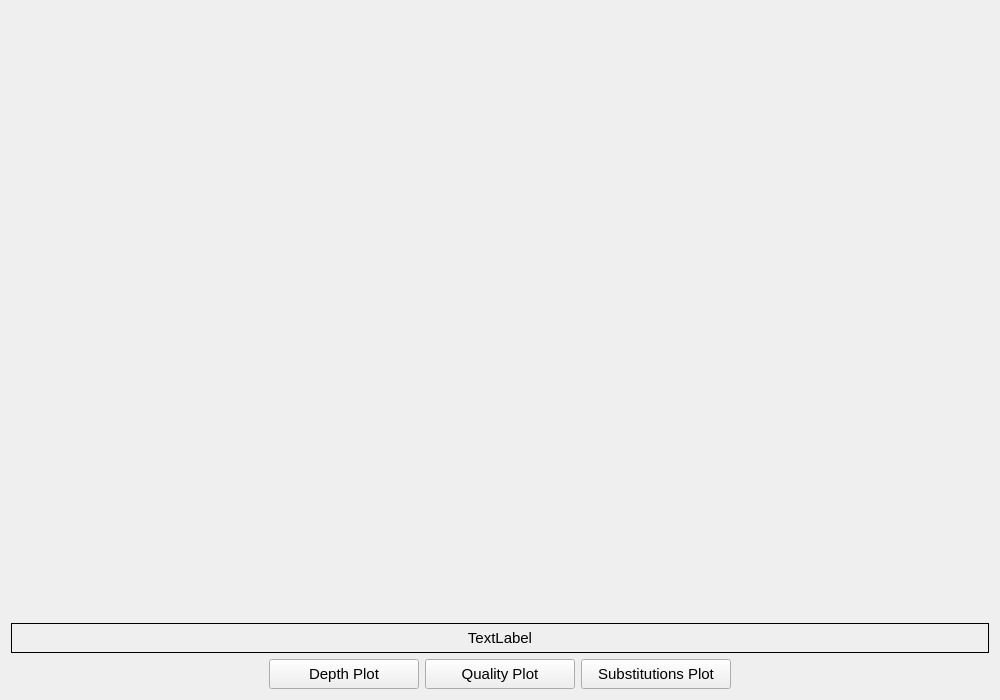
<?xml version="1.0" encoding="UTF-8"?>
<ui version="4.0">
 <class>StatsWindow</class>
 <widget class="QWidget" name="StatsWindow">
  <property name="geometry">
   <rect>
    <x>0</x>
    <y>0</y>
    <width>1000</width>
    <height>700</height>
   </rect>
  </property>
  <property name="sizePolicy">
   <sizepolicy hsizetype="Minimum" vsizetype="Minimum">
    <horstretch>0</horstretch>
    <verstretch>0</verstretch>
   </sizepolicy>
  </property>
  <property name="minimumSize">
   <size>
    <width>1000</width>
    <height>700</height>
   </size>
  </property>
  <property name="windowTitle">
   <string>Statistics Viewer</string>
  </property>
  <layout class="QGridLayout" name="gridLayout">
   <item row="1" column="0">
    <layout class="QVBoxLayout" name="verticalLayout">
     <item>
      <spacer name="tmpVerticalSpacer">
       <property name="orientation">
        <enum>Qt::Vertical</enum>
       </property>
       <property name="sizeHint" stdset="0">
        <size>
         <width>20</width>
         <height>40</height>
        </size>
       </property>
      </spacer>
     </item>
     <item>
      <widget class="QLabel" name="IdentifyBrowser">
       <property name="sizePolicy">
        <sizepolicy hsizetype="Minimum" vsizetype="Minimum">
         <horstretch>0</horstretch>
         <verstretch>0</verstretch>
        </sizepolicy>
       </property>
       <property name="minimumSize">
        <size>
         <width>0</width>
         <height>30</height>
        </size>
       </property>
       <property name="font">
        <font>
         <pointsize>11</pointsize>
        </font>
       </property>
       <property name="frameShape">
        <enum>QFrame::Box</enum>
       </property>
       <property name="text">
        <string>TextLabel</string>
       </property>
       <property name="alignment">
        <set>Qt::AlignCenter</set>
       </property>
      </widget>
     </item>
     <item>
      <layout class="QHBoxLayout" name="horizontalLayout">
       <item>
        <spacer name="horizontalSpacer_2">
         <property name="orientation">
          <enum>Qt::Horizontal</enum>
         </property>
         <property name="sizeHint" stdset="0">
          <size>
           <width>40</width>
           <height>20</height>
          </size>
         </property>
        </spacer>
       </item>
       <item>
        <widget class="QPushButton" name="DepthPlotButton">
         <property name="sizePolicy">
          <sizepolicy hsizetype="Minimum" vsizetype="Minimum">
           <horstretch>0</horstretch>
           <verstretch>0</verstretch>
          </sizepolicy>
         </property>
         <property name="minimumSize">
          <size>
           <width>150</width>
           <height>30</height>
          </size>
         </property>
         <property name="font">
          <font>
           <pointsize>11</pointsize>
          </font>
         </property>
         <property name="text">
          <string>Depth Plot</string>
         </property>
        </widget>
       </item>
       <item>
        <widget class="QPushButton" name="QualityPlotButton">
         <property name="sizePolicy">
          <sizepolicy hsizetype="Minimum" vsizetype="Minimum">
           <horstretch>0</horstretch>
           <verstretch>0</verstretch>
          </sizepolicy>
         </property>
         <property name="minimumSize">
          <size>
           <width>150</width>
           <height>30</height>
          </size>
         </property>
         <property name="font">
          <font>
           <pointsize>11</pointsize>
          </font>
         </property>
         <property name="text">
          <string>Quality Plot</string>
         </property>
        </widget>
       </item>
       <item>
        <widget class="QPushButton" name="SubstitutionsButton">
         <property name="sizePolicy">
          <sizepolicy hsizetype="Minimum" vsizetype="Minimum">
           <horstretch>0</horstretch>
           <verstretch>0</verstretch>
          </sizepolicy>
         </property>
         <property name="minimumSize">
          <size>
           <width>150</width>
           <height>30</height>
          </size>
         </property>
         <property name="font">
          <font>
           <pointsize>11</pointsize>
          </font>
         </property>
         <property name="text">
          <string>Substitutions Plot</string>
         </property>
        </widget>
       </item>
       <item>
        <spacer name="horizontalSpacer">
         <property name="orientation">
          <enum>Qt::Horizontal</enum>
         </property>
         <property name="sizeHint" stdset="0">
          <size>
           <width>40</width>
           <height>20</height>
          </size>
         </property>
        </spacer>
       </item>
      </layout>
     </item>
    </layout>
   </item>
  </layout>
 </widget>
 <resources/>
 <connections/>
</ui>
